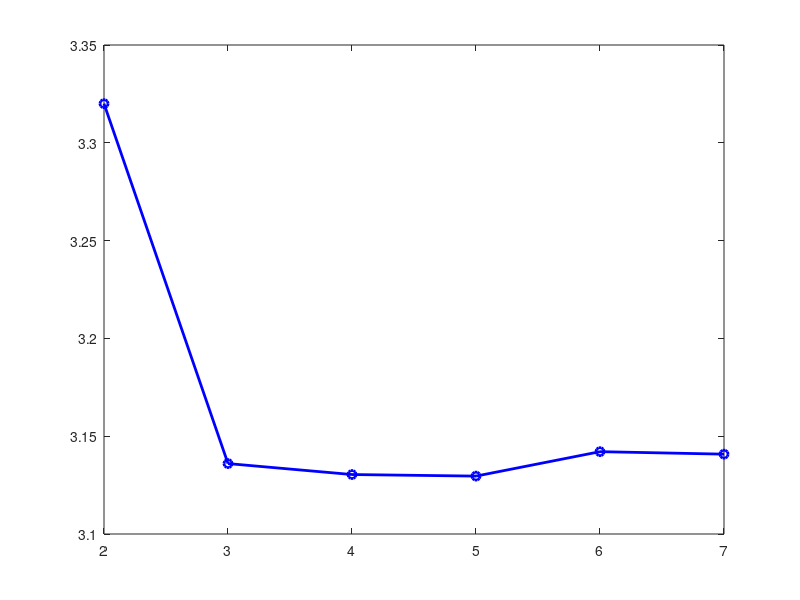

Recreate this plot in MATLAB. (Note: this script raises an error after producing the figure.)
% AMS 595 - Assignment 1
% Amol Arora, SBUID: 116491705

%% Part 1: Monte Carlo Estimation of π with for loop

% I have taken points on the log-scale
% (More number of points will help to get closer to PI)
num_points = [10^2, 10^3, 10^4, 10^5, 10^6, 10^7];

% Initializing arrays
pi_estimates = zeros(size(num_points));
deviation = zeros(size(num_points));
time_taken = zeros(size(num_points));

true_pi = pi; % The true value of π for comparison.

% Loop through each number of points.
for i = 1:length(num_points)
    N = num_points(i);
    
    % Start timing
    tic;
    
    % Using the rand function to generate random points (x, y) between [0, 1]
    x = rand(1, N);
    y = rand(1, N);
    
    % This will check if points fall within the quarter circle
    inside_circle = (x.^2 + y.^2) <= 1; % Similar to conditinoal selection
    
    % Estimating π based on the ratio of points inside the circle
    pi_estimates(i) = 4 * sum(inside_circle) / N;
    
    % Stop timing
    time_taken(i) = toc;
    
    % Computing deviation from the true value of π
    deviation(i) = abs(pi_estimates(i) - true_pi);
end

% I will be saving (using 'saveas' command) the figures, 
% so that it can be included in the report and github.
figure;
plot(log10(num_points), pi_estimates, 'b-o', 'LineWidth', 2);
hold on;
yline(true_pi, '--r', 'LineWidth', 2);
title('Estimated value of \pi versus Number of Points');
xlabel('log_{10}(Number of Points)');
ylabel('Estimated \pi');
legend('Estimated \pi', 'True \pi');
grid on;
saveas(gcf, 'Result_Files/pi_estimation_plot.png');

figure;
plot(log10(num_points), deviation, 'g-o', 'LineWidth', 2);
title('Deviation of Estimated \pi from True Value');
xlabel('log_{10}(Number of Points)');
ylabel('Deviation');
legend('Deviation');
grid on;
saveas(gcf, 'Result_Files/pi_deviation_plot.png');

figure;
plot(log10(num_points), time_taken, 'r-o', 'LineWidth', 2);
xlabel('log_{10}(Number of Points)');
ylabel('Execution Time (seconds)');
title('Execution Time versus Number of Points');
grid on;
saveas(gcf, 'Result_Files/execution_time_plot.png');

figure;
plot(time_taken, deviation, 'k-o', 'LineWidth', 2);
xlabel('Execution Time (seconds)');
ylabel('Deviation');
title('Precision versus Computational Cost');
grid on;
saveas(gcf, 'Result_Files/precision_vs_cost_plot.png');

%% Part 2: Estimating π Until Required Precision is Met

% Set parameters for the precision-based estimation.
required_precision = 1e-3;
initial_points = 10^3;
points_increment = 10^3;

% To prevent an infinite loop, I have set a maximum number of iterations.
max_iterations = 1000;
num_points = initial_points;
prev_pi_estimate = 0;
deviation = Inf; % Good Starting piont.
iteration_count = 0;

% Continue estimating π until the deviation is below the required precision or the max iterations are reached.
while deviation > required_precision && iteration_count < max_iterations
    % Generating random points (x, y) between [0, 1]
    x = rand(1, num_points);
    y = rand(1, num_points);

    % Checking if points fall within the quarter circle
    inside_circle = (x.^2 + y.^2) <= 1;

    % Estimate π and calculate deviation from previous estimate.
    pi_estimate = 4 * sum(inside_circle) / num_points;
    if iteration_count > 0
        deviation = abs(pi_estimate - prev_pi_estimate);
    end

    % Update parameters for the next iteration.
    prev_pi_estimate = pi_estimate;
    num_points = num_points + points_increment;
    iteration_count = iteration_count + 1;
end

% Print the final results.
fprintf('Estimated value of π: %.6f\n', pi_estimate);
fprintf('Number of points used: %d\n', num_points);
fprintf('Number of iterations: %d\n', iteration_count);
fprintf('Final deviation: %.6f\n', deviation);

% Save the final estimation plot.
figure;
plot(num_points - points_increment, pi_estimate, 'bo', 'MarkerSize', 10, 'LineWidth', 2);
title('Estimated Value of π');
xlabel('Number of Points');
ylabel('Estimated π');
grid on;
saveas(gcf, 'Result_Files/pi_estimation_precision_plot.png');

%% Part 3: Monte Carlo Estimation Visualization with Simulation
% I have published only the function for this, since it requires user input
% to run.

% Define a function for visualizing the estimation process with a GIF.
function pi_estimate = pi_estimate_visualize(target_precision, gif_filename)
    if target_precision <= 0
        error('Target precision must be a positive value.');
    end

    num_points = 0;
    previous_pi_estimate = 0;
    iteration_count = 0;
    deviation = Inf;

    % Create a new figure for plotting the simulation.
    figure;
    hold on;
    title('Monte Carlo Estimation of π');
    xlabel('x');
    ylabel('y');
    axis([0 1 0 1]);
    grid on;

    if nargin < 2
        gif_filename = 'monte_carlo_simulation.gif';
    end
    
    % Run the simulation until the desired precision is achieved.
    while deviation > target_precision
        num_points = num_points + 10^3;
        x = rand(1, num_points);
        y = rand(1, num_points);
        inside_circle = (x.^2 + y.^2) <= 1;
        plot(x(inside_circle), y(inside_circle), 'g.', 'MarkerSize', 5);
        plot(x(~inside_circle), y(~inside_circle), 'r.', 'MarkerSize', 5);
        pi_estimate = 4 * sum(inside_circle) / num_points;
        deviation = abs(pi_estimate - previous_pi_estimate);
        previous_pi_estimate = pi_estimate;
        iteration_count = iteration_count + 1;

        % Annotate the plot with the current π estimate.
        text(0.5, 0.9, sprintf('Estimated \\pi: %.6f', pi_estimate), 'HorizontalAlignment', 'center', 'FontSize', 12, 'BackgroundColor', 'white');

        % Capture the plot as an image for the GIF.
        frame = getframe(gcf);
        img = frame2im(frame);
        [imind, cm] = rgb2ind(img, 256);
        if iteration_count == 1
            imwrite(imind, cm, gif_filename, 'gif', 'LoopCount', inf, 'DelayTime', 0.1);
        else
            imwrite(imind, cm, gif_filename, 'gif', 'WriteMode', 'append', 'DelayTime', 0.1);
        end
        
        % Pause briefly to visualize the plot update.
        pause(0.01);
    end

    % Print final results of the visualization.
    fprintf('Estimated value of π: %.6f\n', pi_estimate);
    fprintf('Number of points used: %d\n', num_points);
    fprintf('Number of iterations: %d\n', iteration_count);
    fprintf('Final deviation: %.6f\n', deviation);

    % Round the final estimate to the desired precision.
    pi_estimate = round(pi_estimate, -log10(target_precision));
end

% Example call to the visualization function (uncomment to run):
% pi_estimate_visualize(1e-3, 'Result_Files/monte_carlo_visualization.gif');
